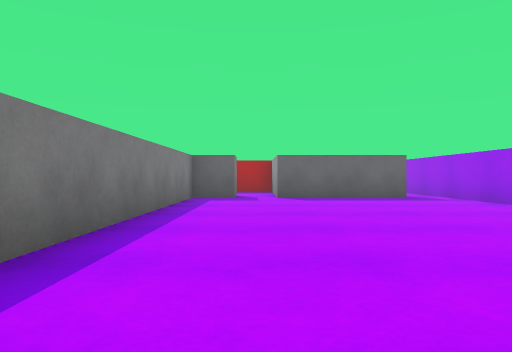
View 1 (above)

16 first-person views from a walk through a Unity game level. The camera is 0.51 m above the floor, looks level and sees 70° across. The floor is counted in squares, 1 m on a side. Each view is taken from the middle of a square. On the plan, view 1 faces up. The plan holds only what a view shows up to about 9 squares ahead; the rest is blank. The player is left out. Surface patterns are stand-ins for the level's own textures.

View 2
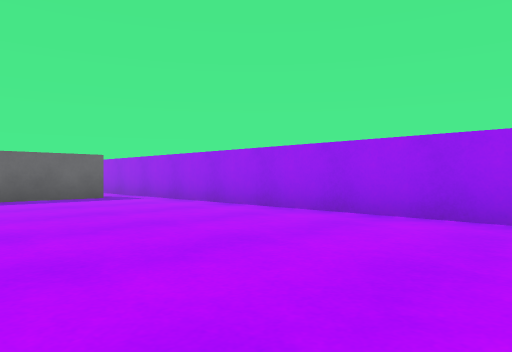

View 3
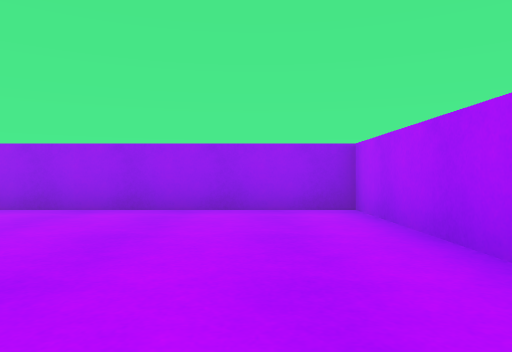

View 4
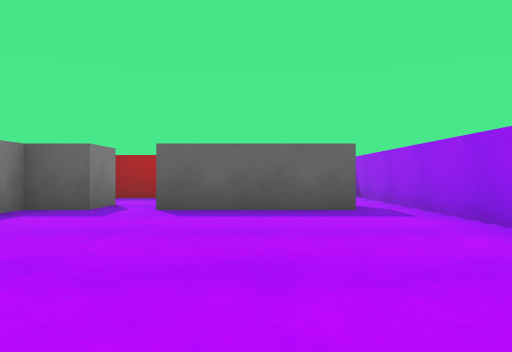

View 5
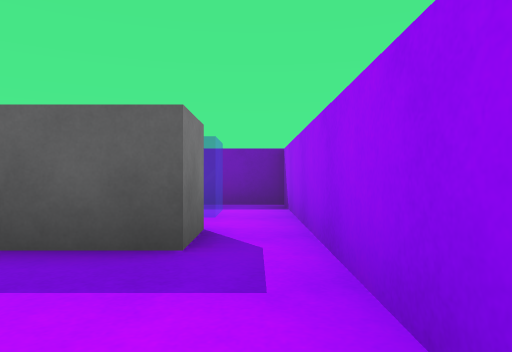

View 6
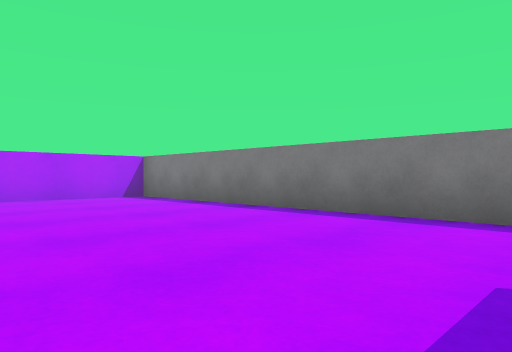

View 7
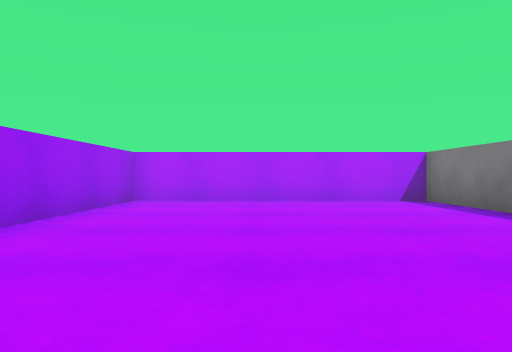

View 8
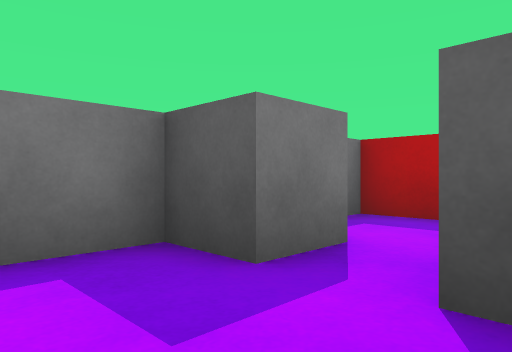

View 9
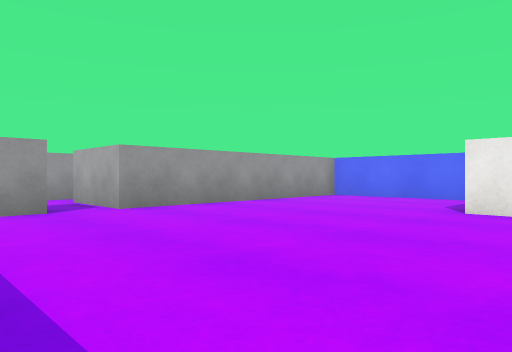

View 10
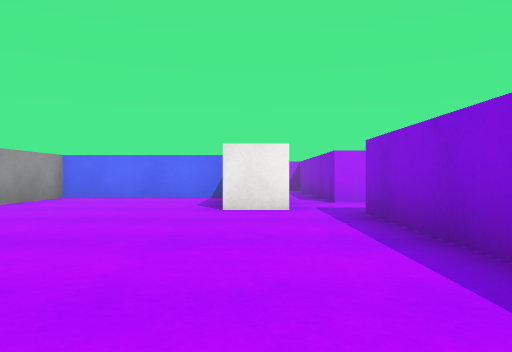

View 11
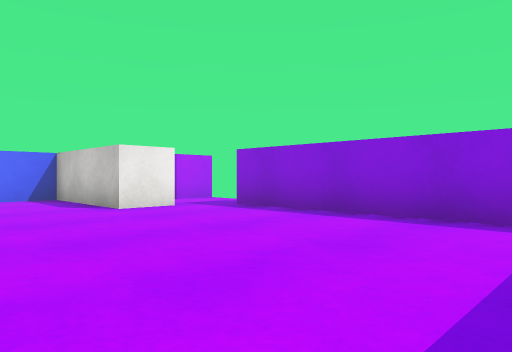

View 12
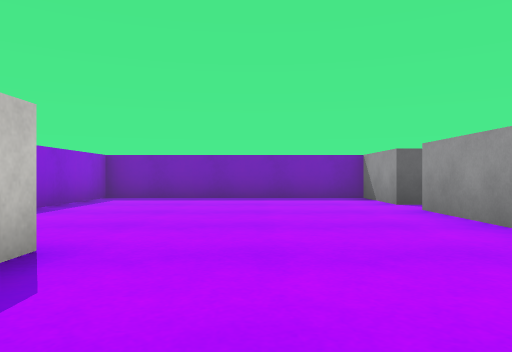

View 13
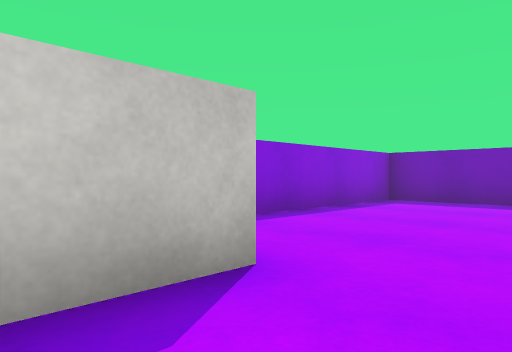

View 14
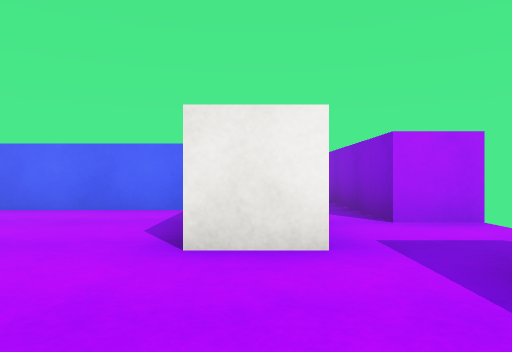

View 15
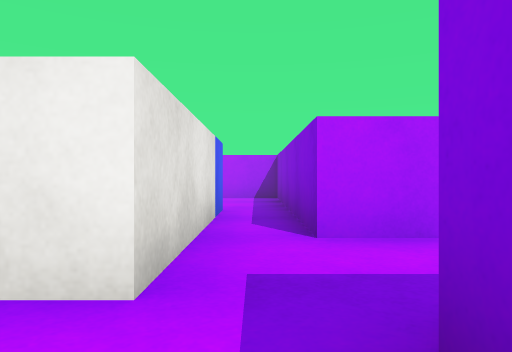

View 16
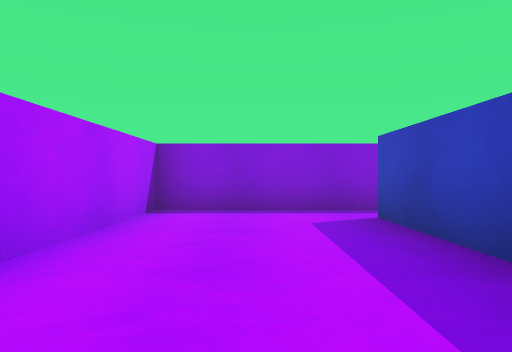

### Floor plan
Points are (right, up) in squares from view 1. A wall is a line through its corners. A room is listed if a view was taken in it or the views show most of it. See-through windows are left out.
Room 1 (views 1, 2, 3, 4, 5, 6, 7, 8)
walls: (1.5, 8.5) (0.5, 8.5); (-1.5, 8.5) (-1.5, -0.5) (4.5, -0.5) (4.5, 12.5) (3, 12.5)
ways out: opening at (-0.5, 9) to room 2
objects: grey block (2, 9) to (3, 9)
Room 2 (views 9, 10, 11, 12, 13, 14, 15)
walls: (-6.5, 3.5) (-2.5, 3.5) (-2.5, 9.5) (-1.5, 9.5); (-2.5, 12.5) (-8.5, 12.5) (-8.5, 7); (-9.5, 5) (-8.5, 5) (-8.5, 3.5); (0.5, 8.5) (0.5, 9.7)
ways out: opening at (-0.5, 9) to room 1; opening at (-8, 3) to room 3
objects: white cube (-7, 4); white cube (-7, 5); white cube (-7, 6); grey block (-2, 11) to (-2, 12); grey cube (-1, 9); red block (-1, 12) to (0, 12)
Room 3 (view 16)
walls: (-5.1, 2.5) (-7.5, 2.5) (-7.5, 3.5); (-8.5, 3.5) (-8.5, -0.5) (-5.1, -0.5)
ways out: opening at (-8, 3) to room 2

Where each view was taken, in squares from view 1:
view 1: 0 up, 0 right, facing up
view 2: 0 up, 0 right, facing up-right
view 3: 1 up, 1 left, facing right
view 4: 3 up, 2 right, facing up
view 5: 6 up, 4 right, facing up
view 6: 8 up, 3 right, facing down-left
view 7: 7 up, 2 right, facing down
view 8: 7 up, 1 right, facing up-left
view 9: 12 up, 8 left, facing down-right
view 10: 12 up, 7 left, facing down
view 11: 12 up, 4 left, facing down-left
view 12: 4 up, 5 left, facing up
view 13: 5 up, 5 left, facing up-left
view 14: 9 up, 7 left, facing down
view 15: 8 up, 8 left, facing down
view 16: 1 up, 3 left, facing left
